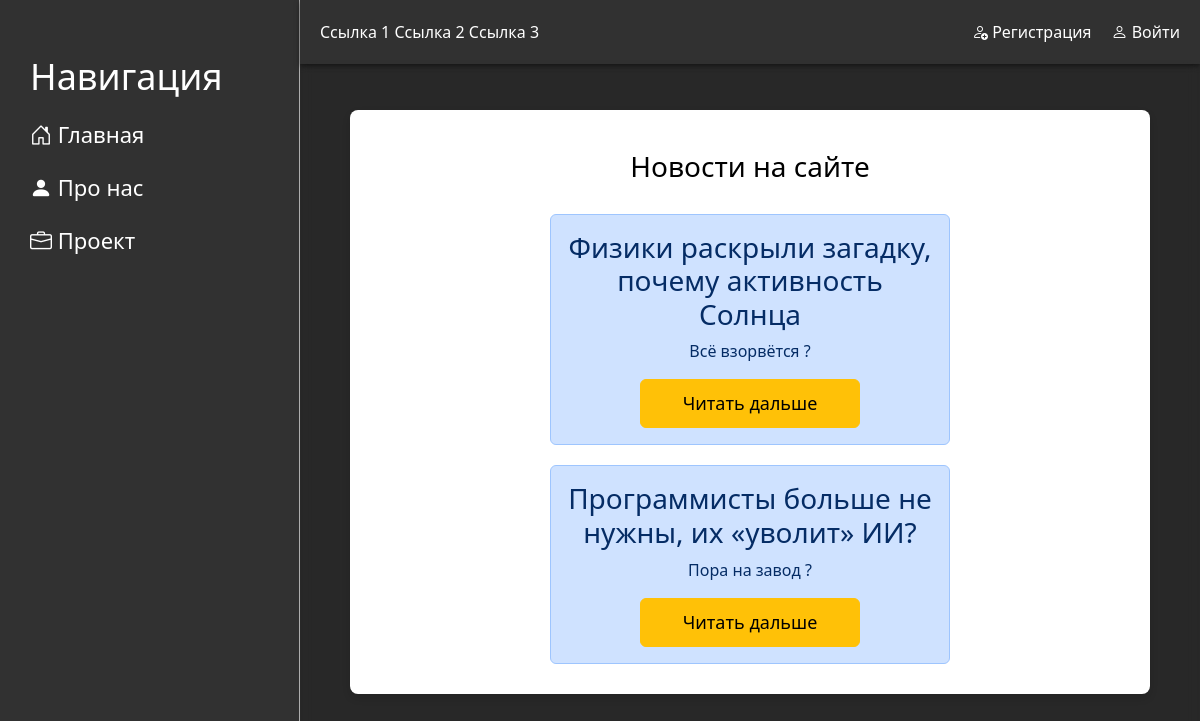
Page /news/ on the committed database.
### news/models.py (models this page shows, shortened)
class Articles(models.Model):
    title = models.CharField('Название', max_length=50)
    anons = models.CharField('Анонс', max_length=250)
    full_text = models.TextField('Статья')
    date = models.DateTimeField('Дата публикации')
    class Meta:
        verbose_name = 'Новость'
        verbose_name_plural = 'Новости'

### news/views.py (the view)
# urls.py: path('', views.news_home, name="news_home"),
def news_home(request):
    news = Articles.objects.order_by('-date')
    return render(request, 'news/news_home.html', {'news': news})

### news/templates/news/news_home.html (shortened to what this page needs)
{% extends 'main/layout.html' %}
{% block content  %}
    <div class="features">
        <h1>Новости на сайте</h1>
        {% if news %}
            {% for el in news %}
                <div class="alert alert-primary">
                    <h3>{{ el.title }}</h3>
                    <p>{{ el.anons }}</p>
                    <a href="{% url 'news-detail' el.id %}" class="btn btn-warning">Читать дальше</a>
                </div>
            {% endfor %}
        {% else %}
            <p>У вас нет записей !</p>
        {% endif %}
    </div>
{% endblock %}

### main/templates/main/layout.html (shortened to what this page needs)
{% load static %}
<!DOCTYPE html>
<html lang="ru">
<head>
    <link rel="stylesheet" href="https://cdn.jsdelivr.net/npm/bootstrap@5.3.2/dist/css/bootstrap.min.css">
    <link rel="stylesheet" href="{% static 'main/css/main.css' %}">
    <link rel="stylesheet" href="https://use.fontawesome.com/releases/v5.15/css/all.css">
    <link rel="stylesheet" href="https://cdn.jsdelivr.net/npm/bootstrap-icons@1.11.1/font/bootstrap-icons.css">
</head>
<body>
    <aside>
        <h3>Навигация</h3>
        <ul>
            <a href="{% url 'main:home' %}"><li><i class="bi bi-house-door"></i> Главная</li></a>
            <a href="{% url 'main:about' %}"><li><i class="bi bi-person-fill"></i> Про нас</li></a>
            <a href="{% url 'management:main_management' %}"><li><i class="bi bi-briefcase"></i> Проект</li></a>
        </ul>
    </aside>
    <header class="header">
        <div class="header-content">
            <div class="other">
                <nav>
                    <a href="#">Ссылка 1</a>
                    <a href="#">Ссылка 2</a>
                    <a href="#">Ссылка 3</a>
                </nav>
            </div>
            <div class="auth-links">
                {% if not user.is_authenticated %}
                    <a href="{% url 'user:registration' %}"><li><i class="bi bi-person-add"></i> Регистрация</li></a>
                    <a href="{% url 'user:login' %}"><li><i class="bi bi-person"></i> Войти</li></a>
                {% endif %}
            </div>
        </div>
    </header>
    <main>
        {% block content %}
        {% endblock %}
    </main>
</body>
</html>

### main/static/main/css/main.css (style rules this page uses)
body { background: #2c2c2c; display: flex; height: 100vh; margin: 0; overflow: hidden; position: relative; }
body:before { content: ""; position: absolute; top: 0; left: 0; width: 100%; height: 100%; background-image: url("/static/main/img/mount2.jpg"); background-size: cover; background-position: center; z-index: -1; }
.header { background: rgba(52, 52, 52, 0.72); backdrop-filter: blur(40px); color: #fff; width: calc(100% - 300px); padding: 20px 20px; position: fixed; top: 0; left: 300px; z-index: 1000; display: flex; justify-content: space-between; align-items: center; box-shadow: 0 2px 5px rgba(0, 0, 0, 0.5); transition: width 0.3s, left 0.3s; }
.header-content { display: flex; justify-content: space-between; width: 100%; list-style: none; }
.other { display: flex; gap: 20px; }
.auth-links { display: flex; gap: 20px; transition: width 0.3s; }
.header nav a, .auth-links a { color: #fff; text-decoration: none; }
aside { background: rgba(52, 52, 52, 0.72); backdrop-filter: blur(40px); width: 300px; padding: 2.5%; height: 100vh; color: #fff; border-right: 1px solid #FFFFFF99; position: fixed; box-sizing: border-box; overflow: auto; transition: width 0.3s; }
aside h3 { margin-top: 25px; font-size: 36px; }
aside ul { list-style: none; padding: 0; margin: 0; }
aside ul li { color: #fff; display: block; margin-block: 20px; transition: transform .6s ease; font-size: 22px; }
aside a { text-decoration: none; }
main { display: flex; justify-content: flex-start; align-items: flex-start; flex-grow: 1; margin-left: 300px; margin-top: 60px; box-sizing: border-box; transition: margin-left 0.3s; opacity: 0; padding: 50px; background: rgba(10, 10, 10, 0.1); backdrop-filter: blur(6px); height: calc(100vh - 60px); width: 100%; overflow: auto; }
body.loaded main { opacity: 1; transition: opacity 0.3s; }
main .features { background: #fff; border-radius: 8px; box-shadow: 0 4px 8px rgba(0, 0, 0, 0.1); padding: 40px 20px 10px; max-width: 800px; width: 100%; text-align: center; color: #000; margin: auto; position: absolute; margin: auto; }
.features h1 { margin-bottom: 30px; font-size: 28px; }
.features .btn { width: 60%; padding: 10px; font-size: 18px; }
.alert-primary { width: 400px; margin: 20px auto; text-align: center; }

### rows in the picture
Articles: title "Физики раскрыли загадку, почему активность Солнца", anons "Всё взорвётся ?"
Articles: title "Программисты больше не нужны, их «уволит» ИИ?", anons "Пора на завод ?"
